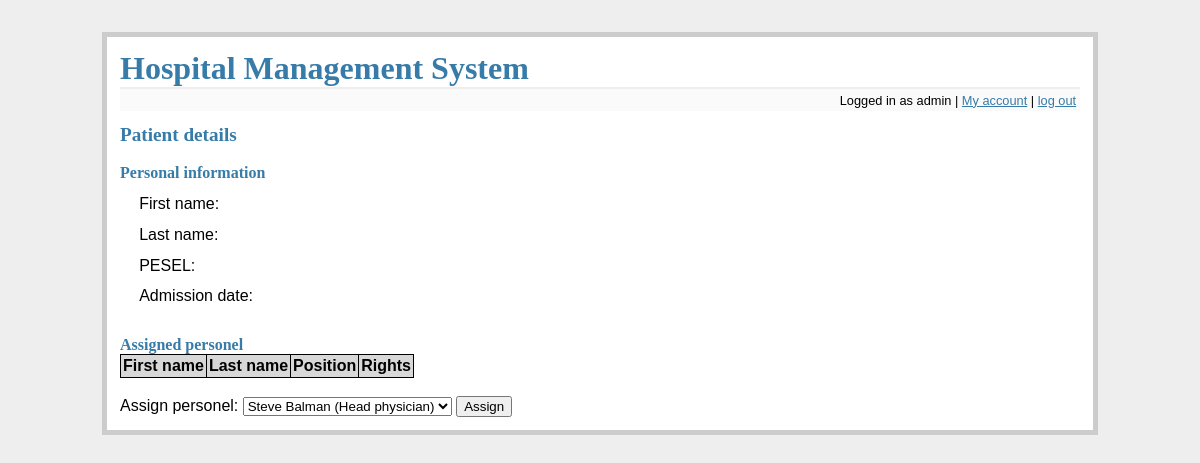
The page /patient_details?patient=31273504732 (signed in) on the database as committed earlier.
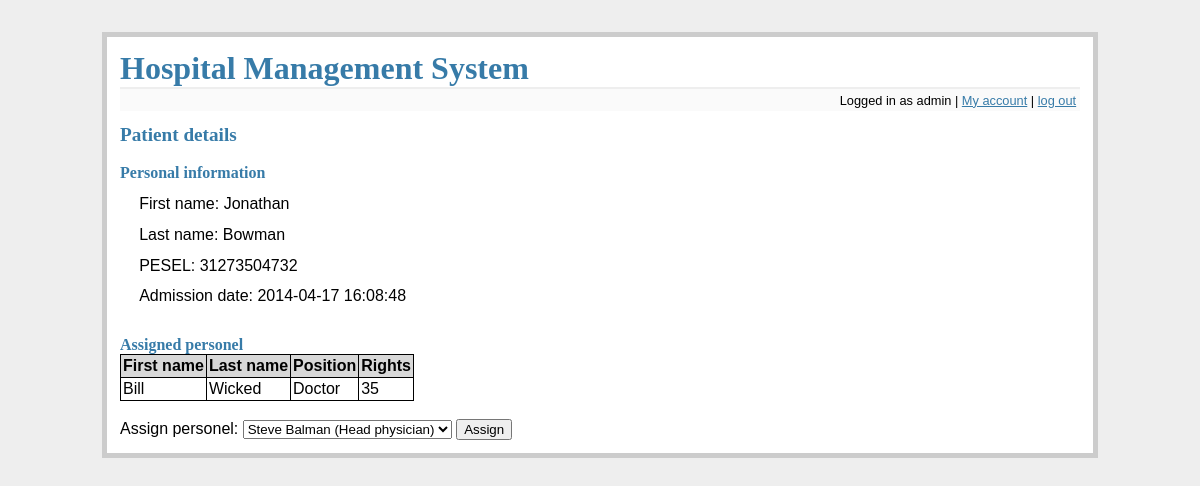
The same page on the database as committed later.
### tables this page shows
CREATE TABLE patients (
    pesel integer primary key,
    fname text not null,
    lname text not null
);

CREATE TABLE files (
    id integer primary key autoincrement,
    patient_pesel integer not null,
    admission_d datetime not null,
    discharge_d datetime,
    foreign key(patient_pesel) references patients(pesel)
);

CREATE TABLE employees (
    id integer primary key autoincrement,
    fname text not null,
    lname text not null,
    login text not null,
    password text not null,
    position_id integer not null,
    employment_d date not null,
    salary integer not null,
    rights integer not null,
    foreign key(position_id) references positions(id)
);

CREATE TABLE positions (
    id integer primary key autoincrement,
    name text not null
);

### flaskr.py (the view, shortened to what this page needs)
@app.route('/patient_details', methods=['GET', 'POST'])
def patient_details():
    error = None
    db = get_db()
    position = get_position(db, session['username'])
    if 'logged_in' not in session or not session['logged_in'] or position not in ['Admin', 'Head physician', 'Doctor', 'Nurse']:
        flash('You do not have rights to access this part of website')
        return redirect(url_for('main_screen'))
    if 'patient' not in request.args:
        flash('No patient specified!');
        return redirect(url_for('main_screen'))
    pesel = request.args['patient']
    if position in ['Admin', 'Head physician']:
        details = get_patient_details(db, pesel)
    else:
        details = get_patient_details_if_allowed(db, session['username'], pesel)
        if not details:
            flash('You cannot view this record')
            return redirect(url_for('main_screen'))
    personel = get_assigned_personel_for_patient(db, pesel)
    employees = get_all_medical_personel(db)
    deassign = None
    if (is_assigned(db, pesel, session['username'])):
        deassign = True
    return render_template('patient_details.html', details=details, personel=personel, employees=employees, error=error, deassign=deassign)

### flaskr.py (called while the page is built)
def connect_db():
    rv = sqlite3.connect(app.config['DATABASE'])
    rv.row_factory = sqlite3.Row
    return rv

def get_db():
    if not hasattr(g, 'sqlite_db'):
        g.sqlite_db = connect_db()
    return g.sqlite_db

### tools.py (called while the page is built)
def get_position(db, user):
    cur = db.execute('select p.name from employees as e join positions as p on e.position_id = p.id where e.login = ?', [user])
    res = cur.fetchone()
    return res[0] if res else None

def get_patient_details(db, pesel):
    return db.execute('select p.fname, p.lname, p.pesel, f.admission_d from files f join patients p on f.patient_pesel = p.pesel where f.discharge_d is null and p.pesel = ?', [pesel]).fetchone()

def get_assigned_personel_for_patient(db, pesel):
    cur = db.execute('select e.fname, e.lname, p.name, e.rights from employees e join positions p on p.id = e.position_id join assignments a on a.employee_id = e.id join files f on f.id = a.fil_id join patients pat on f.patient_pesel = pat.pesel where pat.pesel = ? and f.discharge_d is null order by e.rights desc', [pesel])
    return cur.fetchall()

### templates/patient_details.html (shortened to what this page needs)
{% extends "layout.html" %}
{% block body %}
    <h2>Patient details</h2>
    <br/>
    <h3>Personal information</h3>
    <ul class=entries>
    <li>First name: {{ details.fname }}
    <li>Last name: {{ details.lname }}
    <li>PESEL: {{ details.pesel }}
    <li>Admission date: {{ details.admission_d }}
    </ul>
    <br/>
    <h3>Assigned personel</h3>
    <table class=dbtable>
    <tr><td>First name<td>Last name<td>Position<td>Rights
    {% for row in personel %}
        <tr>
        {% for d in row %}
            <td>{{ d }}
        {% endfor %}
        </tr>
    {% endfor %}
    </table>
    <br/>
    <form action="{{ url_for('patient_details', patient=details.pesel) }}" method=post>
        <label>Assign personel:
        <select name=new_personel_id>
        {% for emp in employees %}
        <option value={{ emp[1] }}>{{ emp[0] }}</option>
        {% endfor %}
        </select>
        <input type=submit value=Assign>
    </form>
{% endblock %}

Rows that differ between the two databases and show on the page:
added patients: fname "Jonathan", lname "Bowman", pesel "31273504732"
now on this page (row edited): files: admission_d "2014-04-17 16:08:48"
now on this page (row edited): employees: fname "Bill", lname "Wicked", row "35"
now on this page (row unchanged): positions: name "Doctor"
